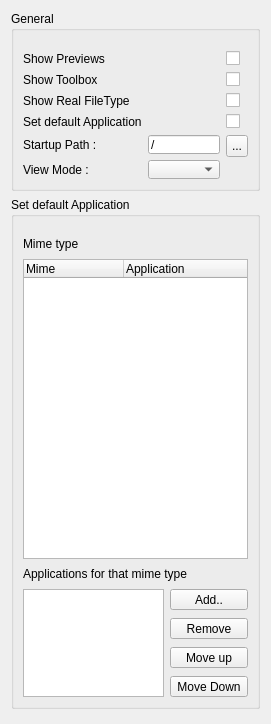
         <widget class="QWidget" name="scrollAreaWidgetContents">
          <property name="geometry">
           <rect>
            <x>0</x>
            <y>0</y>
            <width>263</width>
            <height>724</height>
           </rect>
          </property>
          <property name="accessibleName">
           <string>pages</string>
          </property>
          <layout class="QVBoxLayout" name="verticalLayout">
           <item>
            <widget class="QGroupBox" name="generalF">
             <property name="maximumSize">
              <size>
               <width>16777215</width>
               <height>180</height>
              </size>
             </property>
             <property name="title">
              <string>General</string>
             </property>
             <property name="alignment">
              <set>Qt::AlignLeading|Qt::AlignLeft|Qt::AlignTop</set>
             </property>
             <layout class="QGridLayout" name="gridLayout">
              <property name="topMargin">
               <number>20</number>
              </property>
              <item row="4" column="0" colspan="2">
               <widget class="QLabel" name="label_8">
                <property name="text">
                 <string>Show Real FileType</string>
                </property>
               </widget>
              </item>
              <item row="9" column="0">
               <widget class="QLabel" name="label_13">
                <property name="text">
                 <string>View Mode : </string>
                </property>
               </widget>
              </item>
              <item row="2" column="0" colspan="2">
               <widget class="QLabel" name="label_11">
                <property name="text">
                 <string>Show Toolbox</string>
                </property>
               </widget>
              </item>
              <item row="6" column="1" colspan="3">
               <widget class="QLineEdit" name="startPath">
                <property name="sizePolicy">
                 <sizepolicy hsizetype="Expanding" vsizetype="Preferred">
                  <horstretch>0</horstretch>
                  <verstretch>0</verstretch>
                 </sizepolicy>
                </property>
                <property name="text">
                 <string>/</string>
                </property>
               </widget>
              </item>
              <item row="6" column="0">
               <widget class="QLabel" name="label_5">
                <property name="text">
                 <string>Startup Path : </string>
                </property>
               </widget>
              </item>
              <item row="9" column="1" colspan="3">
               <widget class="QComboBox" name="view">
                <property name="sizePolicy">
                 <sizepolicy hsizetype="Preferred" vsizetype="Preferred">
                  <horstretch>0</horstretch>
                  <verstretch>0</verstretch>
                 </sizepolicy>
                </property>
               </widget>
              </item>
              <item row="0" column="0" colspan="2">
               <widget class="QLabel" name="label_12">
                <property name="text">
                 <string>Show Previews</string>
                </property>
               </widget>
              </item>
              <item row="0" column="4">
               <widget class="QCheckBox" name="checkThumbs">
                <property name="maximumSize">
                 <size>
                  <width>35</width>
                  <height>25</height>
                 </size>
                </property>
                <property name="layoutDirection">
                 <enum>Qt::LeftToRight</enum>
                </property>
                <property name="text">
                 <string/>
                </property>
                <property name="iconSize">
                 <size>
                  <width>40</width>
                  <height>40</height>
                 </size>
                </property>
                <property name="checkable">
                 <bool>true</bool>
                </property>
               </widget>
              </item>
              <item row="2" column="4">
               <widget class="QCheckBox" name="showTool">
                <property name="maximumSize">
                 <size>
                  <width>35</width>
                  <height>25</height>
                 </size>
                </property>
                <property name="layoutDirection">
                 <enum>Qt::LeftToRight</enum>
                </property>
                <property name="text">
                 <string/>
                </property>
                <property name="iconSize">
                 <size>
                  <width>40</width>
                  <height>40</height>
                 </size>
                </property>
                <property name="checkable">
                 <bool>true</bool>
                </property>
               </widget>
              </item>
              <item row="4" column="4">
               <widget class="QCheckBox" name="showrealmime">
                <property name="maximumSize">
                 <size>
                  <width>35</width>
                  <height>25</height>
                 </size>
                </property>
                <property name="layoutDirection">
                 <enum>Qt::LeftToRight</enum>
                </property>
                <property name="text">
                 <string/>
                </property>
                <property name="iconSize">
                 <size>
                  <width>40</width>
                  <height>40</height>
                 </size>
                </property>
                <property name="checkable">
                 <bool>true</bool>
                </property>
               </widget>
              </item>
              <item row="6" column="4">
               <widget class="QToolButton" name="browseF">
                <property name="sizePolicy">
                 <sizepolicy hsizetype="Preferred" vsizetype="Preferred">
                  <horstretch>0</horstretch>
                  <verstretch>0</verstretch>
                 </sizepolicy>
                </property>
                <property name="minimumSize">
                 <size>
                  <width>22</width>
                  <height>22</height>
                 </size>
                </property>
                <property name="maximumSize">
                 <size>
                  <width>16777215</width>
                  <height>16777215</height>
                 </size>
                </property>
                <property name="text">
                 <string>...</string>
                </property>
               </widget>
              </item>
              <item row="5" column="0">
               <widget class="QLabel" name="label_14">
                <property name="text">
                 <string>Set default Application</string>
                </property>
               </widget>
              </item>
              <item row="5" column="4">
               <widget class="QCheckBox" name="setDefaultApp">
                <property name="maximumSize">
                 <size>
                  <width>16777215</width>
                  <height>22</height>
                 </size>
                </property>
                <property name="text">
                 <string/>
                </property>
               </widget>
              </item>
             </layout>
            </widget>
           </item>
           <item>
            <widget class="QGroupBox" name="mimeInfoBox">
             <property name="title">
              <string>Set default Application</string>
             </property>
             <layout class="QGridLayout" name="gridLayout_3">
              <property name="topMargin">
               <number>20</number>
              </property>
              <property name="verticalSpacing">
               <number>8</number>
              </property>
              <item row="0" column="0" colspan="2">
               <widget class="QLabel" name="mimetype">
                <property name="sizePolicy">
                 <sizepolicy hsizetype="Preferred" vsizetype="Preferred">
                  <horstretch>0</horstretch>
                  <verstretch>0</verstretch>
                 </sizepolicy>
                </property>
                <property name="text">
                 <string>Mime type</string>
                </property>
               </widget>
              </item>
              <item row="1" column="0" colspan="2">
               <widget class="QTreeWidget" name="mimesWidget">
                <property name="minimumSize">
                 <size>
                  <width>0</width>
                  <height>300</height>
                 </size>
                </property>
                <property name="focusPolicy">
                 <enum>Qt::NoFocus</enum>
                </property>
                <property name="frameShape">
                 <enum>QFrame::StyledPanel</enum>
                </property>
                <property name="lineWidth">
                 <number>1</number>
                </property>
                <property name="midLineWidth">
                 <number>0</number>
                </property>
                <property name="alternatingRowColors">
                 <bool>false</bool>
                </property>
                <property name="selectionMode">
                 <enum>QAbstractItemView::SingleSelection</enum>
                </property>
                <column>
                 <property name="text">
                  <string notr="true">Mime</string>
                 </property>
                </column>
                <column>
                 <property name="text">
                  <string>Application</string>
                 </property>
                </column>
               </widget>
              </item>
              <item row="2" column="0" colspan="2">
               <widget class="QLabel" name="application">
                <property name="text">
                 <string>Applications for that mime type</string>
                </property>
               </widget>
              </item>
              <item row="3" column="0" rowspan="4">
               <widget class="QListWidget" name="listAssoc">
                <property name="focusPolicy">
                 <enum>Qt::NoFocus</enum>
                </property>
                <property name="frameShadow">
                 <enum>QFrame::Raised</enum>
                </property>
                <property name="editTriggers">
                 <set>QAbstractItemView::NoEditTriggers</set>
                </property>
                <property name="iconSize">
                 <size>
                  <width>16</width>
                  <height>16</height>
                 </size>
                </property>
               </widget>
              </item>
              <item row="3" column="1">
               <widget class="QToolButton" name="btnAdd">
                <property name="sizePolicy">
                 <sizepolicy hsizetype="Preferred" vsizetype="Fixed">
                  <horstretch>0</horstretch>
                  <verstretch>0</verstretch>
                 </sizepolicy>
                </property>
                <property name="text">
                 <string>Add..</string>
                </property>
               </widget>
              </item>
              <item row="4" column="1">
               <widget class="QToolButton" name="removeAppAssoc">
                <property name="sizePolicy">
                 <sizepolicy hsizetype="Preferred" vsizetype="Fixed">
                  <horstretch>0</horstretch>
                  <verstretch>0</verstretch>
                 </sizepolicy>
                </property>
                <property name="text">
                 <string>Remove</string>
                </property>
               </widget>
              </item>
              <item row="5" column="1">
               <widget class="QToolButton" name="moveAppAssocUp">
                <property name="sizePolicy">
                 <sizepolicy hsizetype="Preferred" vsizetype="Fixed">
                  <horstretch>0</horstretch>
                  <verstretch>0</verstretch>
                 </sizepolicy>
                </property>
                <property name="text">
                 <string>Move up</string>
                </property>
               </widget>
              </item>
              <item row="6" column="1">
               <widget class="QToolButton" name="moveAppAssocDown">
                <property name="sizePolicy">
                 <sizepolicy hsizetype="Preferred" vsizetype="Fixed">
                  <horstretch>0</horstretch>
                  <verstretch>0</verstretch>
                 </sizepolicy>
                </property>
                <property name="text">
                 <string>Move Down</string>
                </property>
               </widget>
              </item>
             </layout>
            </widget>
           </item>
           <item>
            <spacer name="verticalSpacer_6">
             <property name="orientation">
              <enum>Qt::Vertical</enum>
             </property>
             <property name="sizeHint" stdset="0">
              <size>
               <width>20</width>
               <height>40</height>
              </size>
             </property>
            </spacer>
           </item>
          </layout>
         </widget>
